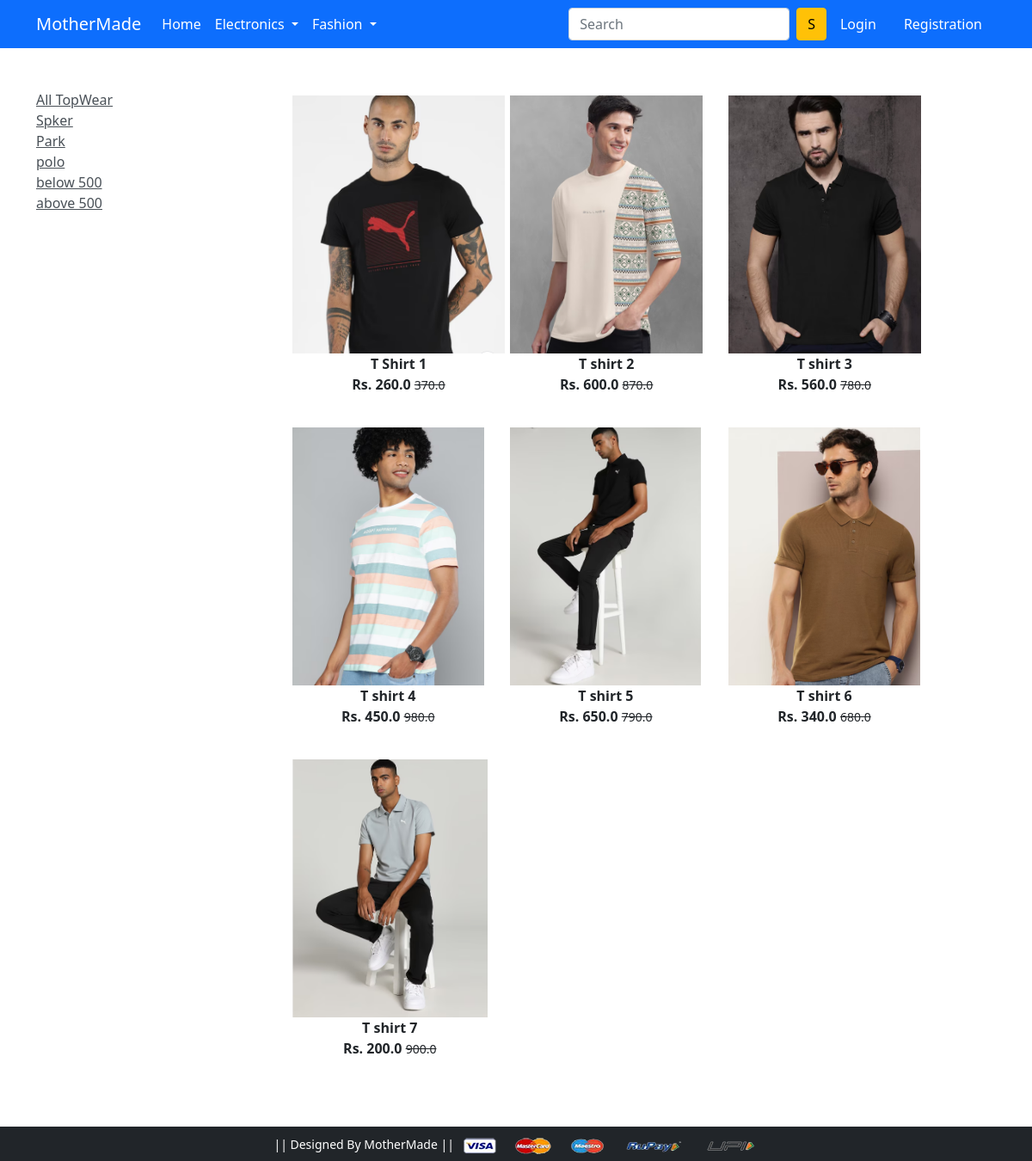
Screenshot of /TopWear/ with the database file from the repository.
### app/models.py (models this page shows, shortened)
class Product(models.Model):
    title = models.CharField(max_length=100)
    selling_price = models.FloatField()
    discounted_price = models.FloatField()
    description = models.TextField()
    brand = models.CharField(max_length=100)
    categury = models.CharField(choices = CATEGORY_CHOICES, max_length=2)
    Product_image = models.ImageField(upload_to='productimg')

### app/views.py (the view)
# urls.py: path('TopWear/', views.Top_Wear, name='TopWear'),
def Top_Wear(request, data = None):
    if data == None:
        TopWear = Product.objects.filter(categury = 'TW')
    elif data == 'Spker' or data == 'Park' or data == 'polo':
        TopWear = Product.objects.filter(categury = 'TW').filter(brand = data)
    elif data == 'below':
        TopWear = Product.objects.filter(categury = 'TW').filter(discounted_price__lt = 500)
    elif data == 'above':
        TopWear = Product.objects.filter(categury = 'TW').filter(discounted_price__gt=500)
    totalitem = 0
    if request.user.is_authenticated:
        totalitem = len(Cart.objects.filter(user = request.user))
    return render(request, 'app/TopWear.html', {'TopWear':TopWear, 'totalitem':totalitem})

### app/templates/app/TopWear.html (shortened to what this page needs)
{% extends 'app/base.html' %}
{% load static %}
{% block main-content %}
<div class="container my-5">
 <div class="row">
  <div class="col-sm-3">
   <div class="list-group">
    <a href=" {% url 'TopWear' %} " class="list-goup-item list-group-item-action"
        aria-current="true"> All TopWear </a>
    <a href=" {% url 'TopWearData' 'Spker' %} "class="list-goup-item list-group-item-action"
        aria-current="true"> Spker </a>
    <a href=" {% url 'TopWearData' 'Park' %}" class="list-goup-item list-group-item-action"> Park </a>
    <a href=" {% url 'TopWearData' 'polo' %}" class="list-goup-item list-group-item-action"> polo </a>
    <a href=" {% url 'TopWearData' 'below' %}" class="list-goup-item list-group-item-action"> below 500</a>
    <a href=" {% url 'TopWearData' 'above' %}" class="list-goup-item list-group-item-action"> above 500</a>
   </div>
  </div>
  <div class="col-sm-8">
   <div class='row'>
    {% for product in TopWear %}
        <div class='col-sm-4 text-center mb-4'>
          <a href="{% url 'product-detail' product.id %}" class="btn">
            <div class="item">
              <img src=" {{product.Product_image.url}} " alt="" height=300 class=" ">
              <div class="fw-bold"> {{product.title}} </div>
              <div class="fw-bold">Rs. {{product.discounted_price}}
                <small class="fw-light text-decoration-line-through"> {{product.selling_price}}
                </small></div>
            </div>
          </a>
        </div>
    {% endfor %}
   </div>
  </div>
 </div>
</div>
{% endblock main-content %}

### rows the page displays
Product: Product_image (picture), title "T Shirt 1", discounted_price "260.0", selling_price "370.0"
Product: Product_image (picture), title "T shirt 2", discounted_price "600.0", selling_price "870.0"
Product: Product_image (picture), title "T shirt 3", discounted_price "560.0", selling_price "780.0"
Product: Product_image (picture), title "T shirt 4", discounted_price "450.0", selling_price "980.0"
Product: Product_image (picture), title "T shirt 5", discounted_price "650.0", selling_price "790.0"
Product: Product_image (picture), title "T shirt 6", discounted_price "340.0", selling_price "680.0"
Product: Product_image (picture), title "T shirt 7", discounted_price "200.0", selling_price "900.0"
